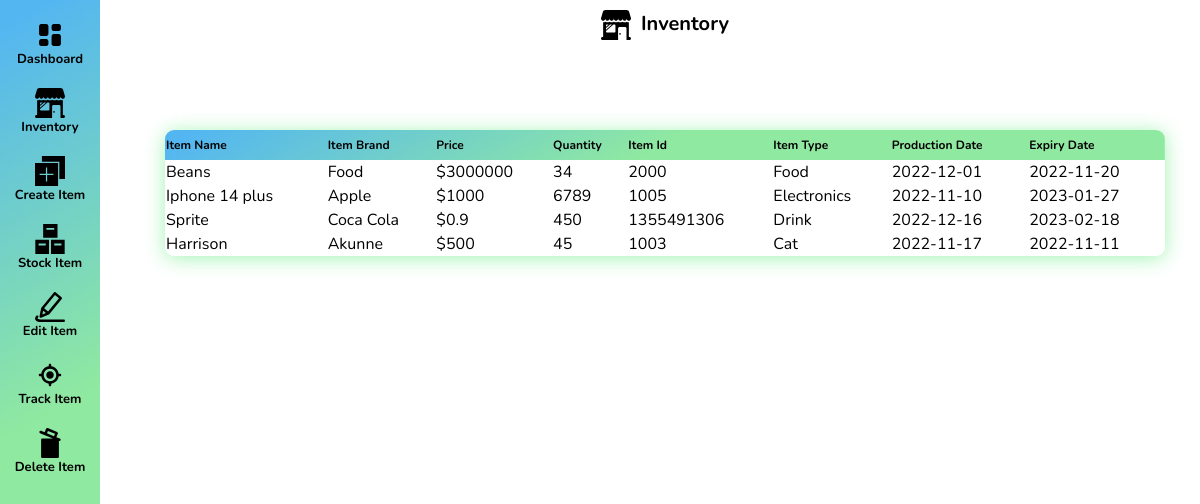
The page /inventory.php on the database its author committed.
### tables this page shows
CREATE TABLE IF NOT EXISTS `inventory` (
  `item_name` varchar(30) NOT NULL,
  `item_brand` varchar(30) NOT NULL,
  `item_id` int(10) NOT NULL,
  `item_type` varchar(30) NOT NULL,
  `quantity` int(30) NOT NULL,
  `production_date` date NOT NULL,
  `expiry_date` date NOT NULL,
  `price` varchar(30) NOT NULL
);

### inventory.php (the view, shortened to what this page needs)
<html lang="en" xmlns="http://www.w3.org/1999/xhtml">
<head>
    <link rel="stylesheet" href="createitem.css" />
</head>
<body>
    <div id="div2">
        <?php
            require ('header.php');
        ?>
        <div id="header">
            <div id="icon">
                <a href="">
                </a>
            </div>
            <div id="heading">
                <p>Inventory</p>
            </div>
        </div>
        <div id="table">
            <div >
                <table>
                    <thead>
                        <tr>
                            <th>Item Name</th>
                            <th>Item Brand</th>
                            <th>Price</th>
                            <th>Quantity</th>
                            <th>Item Id</th>
                            <th>Item Type</th>
                            <th>Production Date</th>
                            <th>Expiry Date</th>
                        </tr>
                    </thead>
                    <tbody>
                        <?php
                        require ('db_conn.php');
                        $sql = "SELECT * FROM `inventory`  ";
                        $sql_run = $conn->query($sql);
                        if($sql_run)
                        {
                        while($row = $sql_run->fetch(PDO::FETCH_OBJ))
                            echo'
                            <tr>
                            <td>'.$row->item_name.'</td>
                            <td>'.$row->item_brand.'</td>
                            <td>'.$row->price.'</td>
                            <td>'.$row->quantity.'</td>
                            <td>'.$row->item_id.'</td>
                            <td>'.$row->item_type.'</td>
                            <td>'.$row->production_date.'</td>
                            <td>'.$row->expiry_date.'</td>
                            </tr>
                            ';
                        }
                        ?>
                    </tbody>
                </table>
            </div>
        </div>
    </div>
</body>

### header.php (shortened to what this page needs)
<!DOCTYPE html>
<html lang="en" xmlns="http://www.w3.org/1999/xhtml">
<head>
    <link rel="stylesheet" href="createitem.css" />
</head>
<body>
    <div id="sidebar">
        <div id="homeicon" class="sidebaricons">
            <a href="dashboard.php">
            </a>
            <p>Dashboard</p>
        </div>
        <div id="inventory" class="sidebaricons">
            <a href="inventory.php">
            </a>
            <p>Inventory</p>
        </div>
        <div id="createicon" class="sidebaricons">
            <a href="createitem.php">
            </a>
            <p>Create Item</p>
        </div>
        <div id="stockicon" class="sidebaricons">
            <a href="stockitem.php">
            </a>
            <p>Stock Item</p>
        </div>
        <div id="editicon" class="sidebaricons">
            <a href="edititem.php">
            </a>
            <p>Edit Item</p>
        </div>
        <div id="trackicon" class="sidebaricons">
            <a href="trackitem.php">
            </a>
            <p>Track Item</p>
        </div>
        <div id="deleteicon" class = "sidebaricons">
            <a href ="deleteitem.php">
            </a>
            <p>Delete Item</p>
        </div>
    </div>
</body>
</html>

### createitem.css (style rules this page uses)
body { font-family: Nunito; }
#div2 { display: grid; grid-template-rows: 10px 40px 80px 700px; grid-template-columns: 100px 30px 1fr; }
#sidebar { grid-row-start: 1; grid-row-end: 5; grid-column-start: 1; grid-column-end: 2; background: rgb(144,233,160); background: linear-gradient(-30deg, rgba(144,233,160,1) 50%, rgba(83,182,241,1) 97%); }
#header { grid-row-start: 2; grid-row-end: 3; grid-column-start: 3; grid-column-end: 4; text-align:center; font-size: 20px; display:flex; justify-content:center; }
#heading { margin-left:10px; font-weight: bold; }
.sidebaricons { margin-top: 20px; text-align: center; font-weight: bold; font-size: 13px; }
#table { grid-row-start: 4; grid-row-end: 5; grid-column-start: 3; grid-column-end: 4; display: flex; justify-content: center; }
table { width: 1000px; border-collapse: collapse; overflow: hidden; border-radius: 9px; box-shadow: 0px 2px 20px rgba(99, 237, 129, 0.6); }
thead { background: rgb(144,233,160); background: linear-gradient(-30deg, rgba(144,233,160,1) 50%, rgba(83,182,241,1) 97%); font-size: 12px; text-align: left; height: 30px; }
tbody { background-color: rgba(255,255,255,0.3); }

### rows shown on the page
inventory: item_name "Beans", item_brand "Food", price "$3000000", quantity "34", item "2000", item_type "Food", production_date "2022-12-01", expiry_date "2022-11-20"
inventory: item_name "Iphone 14 plus", item_brand "Apple", price "$1000", quantity "6789", item "1005", item_type "Electronics", production_date "2022-11-10", expiry_date "2023-01-27"
inventory: item_name "Sprite", item_brand "Coca Cola", price "$0.9", quantity "450", item "1355491306", item_type "Drink", production_date "2022-12-16", expiry_date "2023-02-18"
inventory: item_name "Harrison", item_brand "Akunne", price "$500", quantity "45", item "1003", item_type "Cat", production_date "2022-11-17", expiry_date "2022-11-11"
